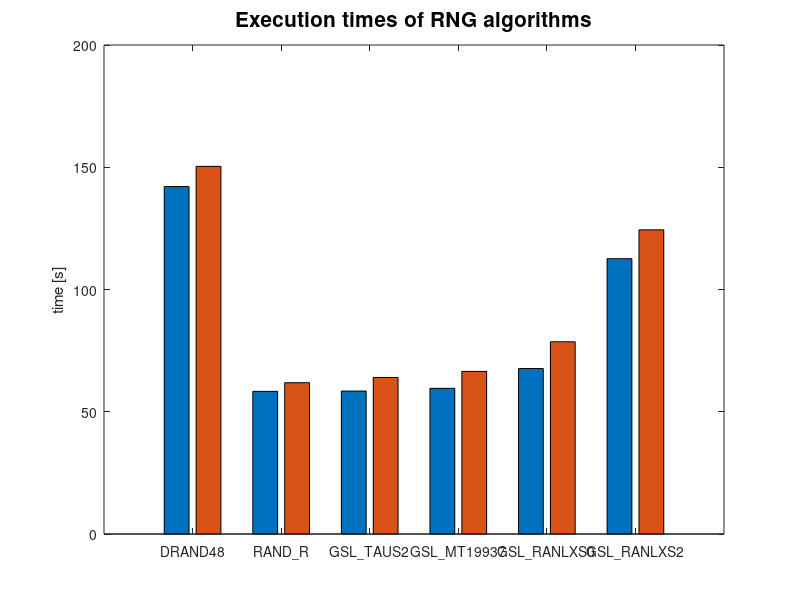

This chart was generated by the following MATLAB code: (Note: this script raises an error after producing the figure.)
% RESULT DISPLAY %

close all;

% RNG impact (task; chunk) &
% DRAND48, RAND_R, GSL_TAUS2, GSL_MT19937, GSL_RANLXS0, GSL_RANXLS2 %
rng =  [142.099, 150.365; 58.337, 61.884; 58.468, 64.028; 59.577, 66.5; 67.681, 78.621; 112.612, 124.408];
bar(rng);
ylabel('time [s]');
title('Execution times of RNG algorithms','FontSize',15);
set(gca, 'XTickLabel', {'DRAND48', 'RAND\_R', 'GSL\_TAUS2', 'GSL\_MT19937', 'GSL\_RANLXS0', 'GSL\_RANLXS2'});
ax = gca;
ax.XAxis.FontSize = 15;
ax.YAxis.FontSize = 15;
legend({'Task','Transparent'},'FontSize',15);
figure;

% Task Based MT19937 performance vs. serial 12 replicas %
% 1 2 4 6 8 10 12 %
res = [491.197 495.404; 267.168 272.454; 176.913 190.74; 174.847 185.078; 162.753 175.078; 191.435 161.318; 144.203 157.896];
bar(res);
ylabel('Time [s]')
xlabel('Threads')
title('Execution times of the different solvers running on a varying amount of threads','FontSize',15);
set(gca,'XTickLabel',{1,2,4,6,8,10,12});
ax = gca;
ax.XAxis.FontSize = 15;
ax.YAxis.FontSize = 15;
hold on
plot(xlim,[523.861 523.861], 'r','LineWidth',2.5)
legend({'Task','Transparent','Serial'},'FontSize',15);

figure;

% Task Based MT19937 performance vs. serial 6 replicas %
% 1 2 4 6 8 10 12 %
res = [243.456 247.845; 132.936 141.238; 104.158 96.743; 87.548 93.382; 87.750 88.726; 87.350 83.07; 87.350 80.051];
bar(res);
ylabel('Time [s]')
xlabel('Threads')
title('Execution times of the different solvers running on a varying amount of threads','FontSize',15);
set(gca,'XTickLabel',{1,2,4,6,8,10,12});
ax = gca;
ax.XAxis.FontSize = 15;
ax.YAxis.FontSize = 15;
hold on
plot(xlim,[258.18 258.18], 'r','LineWidth',2.5)
legend({'Task','Transparent','Serial'},'FontSize',15);

figure;

% Task Based MT19937 performance vs. serial 1 replica %
% 1 2 4 6 8 10 12 %
res = [40.587 42.727; 40.691 24.042; 40.697 15.891; 40.675 15.056; 40.614 14.669; 40.595 13.846; 40.578 13.106];
bar(res);
ylabel('Time [s]')
xlabel('Threads')
title('Execution times of the different solvers running on a varying amount of threads','FontSize',15);
set(gca,'XTickLabel',{1,2,4,6,8,10,12});
ax = gca;
ax.XAxis.FontSize = 15;
ax.YAxis.FontSize = 15;
hold on
plot(xlim,[41.158 41.158], 'r','LineWidth',2.5)
legend({'Task','Transparent','Serial'},'FontSize',15);
